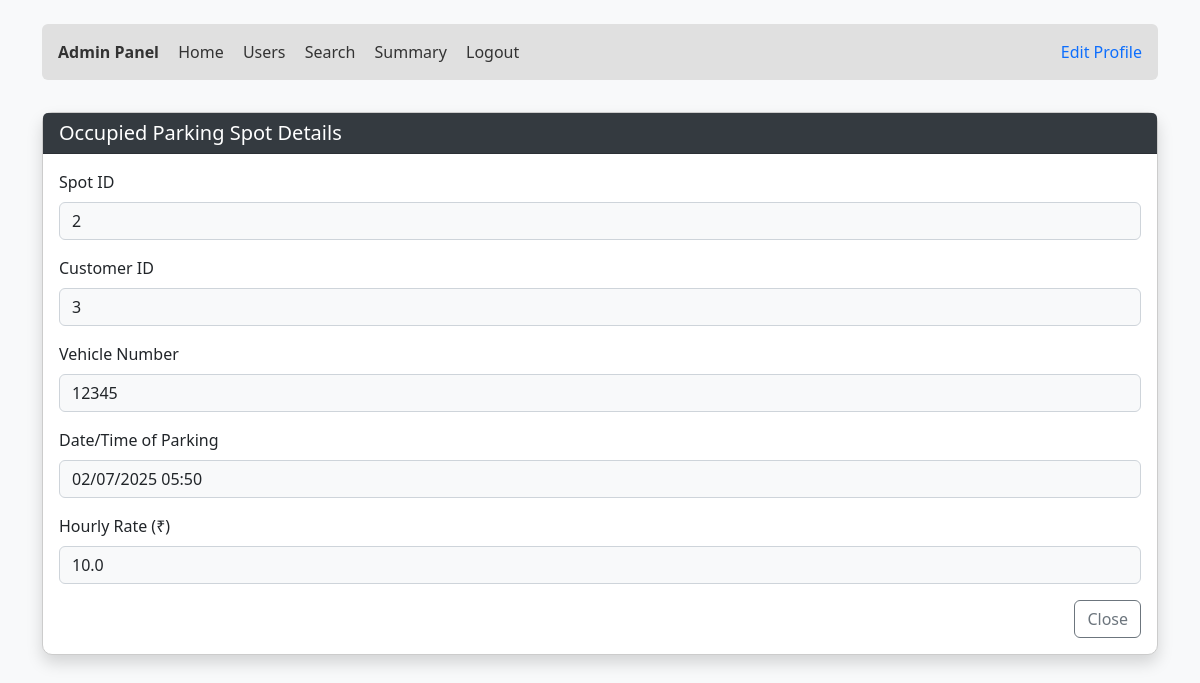
Screenshot of /admin/spot-reservation/2 (signed in) with the database file from the repository.
### models.py (models this page shows)
class ParkingSpot(db.Model):
    __tablename__ = 'parking_spot'
    ps_id = db.Column(db.Integer, primary_key=True)
    ps_status = db.Column(db.String(20), nullable=False)  # 'A' or 'O'
    ps_lot_id = db.Column(db.Integer, db.ForeignKey('parking_lot.pl_id'), nullable=False)
    ps_spot_reservation = db.relationship('ReservedSpot', backref='parking_spot', lazy=True)# because a parking spot can have multiple reservations

class ReservedSpot(db.Model):
    __tablename__ = 'reserved_spot'
    rs_id = db.Column(db.Integer, primary_key=True)
    rs_user_id = db.Column(db.Integer, db.ForeignKey('user.u_id'), nullable=False)
    rs_spot_id = db.Column(db.Integer, db.ForeignKey('parking_spot.ps_id'), nullable=False)
    rs_time_checked_in = db.Column(db.DateTime, nullable=False)
    rs_time_checked_out = db.Column(db.DateTime, nullable=True)
    rs_hourly_rate = db.Column(db.Float, nullable=False)
    rs_total_amount = db.Column(db.Float, nullable=False)
    vehicle_number = db.Column(db.String(20), nullable=False)

### controllers/admin.py (the view)
    @app.route('/admin/spot-reservation/<int:spot_id>')
    @admin_required
    def spot_reservation_details(spot_id):
        reservation = ReservedSpot.query.filter_by(rs_spot_id=spot_id, rs_time_checked_out=None).first()
        if not reservation:
            return redirect(url_for('admin_dashboard'))
        return render_template('o_spot.html',reservation=reservation, spot=reservation.parking_spot, user=reservation.user)

### templates/o_spot.html (shortened to what this page needs)
<!DOCTYPE html>
<html lang="en">
<head>
    <link href="https://cdn.jsdelivr.net/npm/bootstrap@5.3.0/dist/css/bootstrap.min.css" rel="stylesheet">
</head>
<body>
<div class="container mt-4">
    <div class="header d-flex justify-content-between align-items-center">
        <div>
            <strong>Admin Panel</strong>
            <a href="/admin/dashboard">Home</a>
            <a href="/admin/users">Users</a>
            <a href="/admin/search">Search</a>
            <a href=#>Summary</a>
            <a href="/logout">Logout</a>
        </div>
        <a href="#" class="text-decoration-none text-primary">Edit Profile</a>
    </div>
    <div class="card shadow">
        <div class="card-header">
            <h5 class="mb-0">Occupied Parking Spot Details</h5>
        </div>
        <div class="card-body">
            <div class="mb-3">
                <label class="form-label">Spot ID</label>
                <input type="text" class="form-control" value="{{ spot.ps_id }}" readonly>
            </div>
            <div class="mb-3">
                <label class="form-label">Customer ID</label>
                <input type="text" class="form-control" value="{{ reservation.rs_user_id }}" readonly>
            </div>
            <div class="mb-3">
                <label class="form-label">Vehicle Number</label>
                <input type="text" class="form-control" value="{{ reservation.vehicle_number }}" readonly>
            </div>
            <div class="mb-3">
                <label class="form-label">Date/Time of Parking</label>
                <input type="text" class="form-control" value="{{ reservation.rs_time_checked_in.strftime('%d/%m/%Y %H:%M') }}" readonly>
            </div>
            <div class="mb-3">
                <label class="form-label">Hourly Rate (₹)</label>
                <input type="text" class="form-control" value="{{ reservation.rs_hourly_rate }}" readonly>
            </div>
            <div class="text-end">
                <a href="{{ url_for('admin_dashboard') }}" class="btn btn-outline-secondary">Close</a>
            </div>
        </div>
    </div>
</div>
</body>
</html>

### templates/o_spot.html (style rules this page uses)
body { background: #f8f9fa; color: #333; }
.header { background: #e0e0e0; padding: 1rem; border-radius: 0.375rem; margin-bottom: 2rem; }
.header a { color: #333; margin-left: 15px; text-decoration: none; }
.card { background: #fff; border: 1px solid #ccc; border-radius: 10px; }
.card-header { background: #343a40; color: #fff; border-radius: 10px 10px 0 0; }
.form-control { background: #f8f9fa; border-color: #ced4da; }

### rows the page displays
ParkingSpot: ps_id "2"
ReservedSpot: rs_user_id "3", vehicle_number "12345", rs_time_checked_in "02/07/2025 05:50", rs_hourly_rate "10.0"
